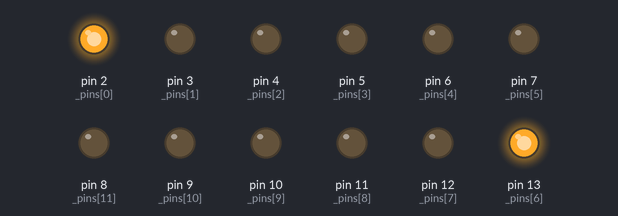
The sketch below on a simulated Arduino Uno, built with avr-gcc and run on an emulated ATmega328P. Shown: output pins drawn as LEDs (lit = HIGH).

Above: at 0.5 s.
At 1.5 s:
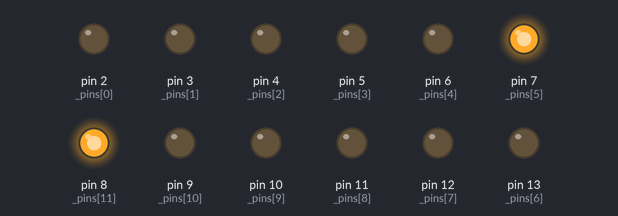
At 2.5 s:
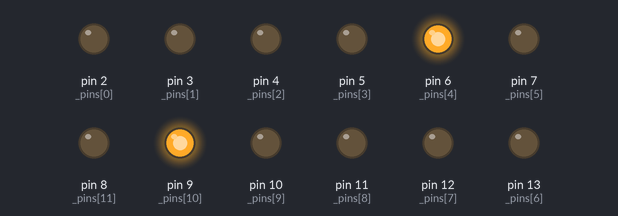
At 3.5 s:
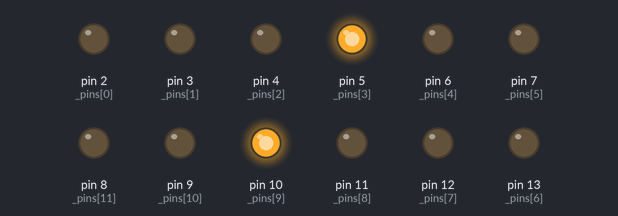
At 4.5 s:
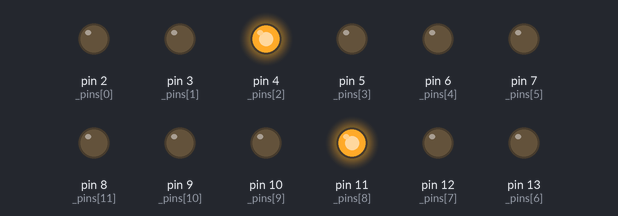
At 5.5 s:
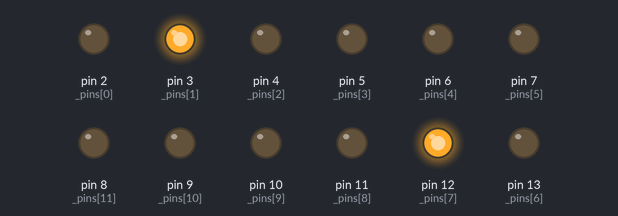
Timing chart, 0 to 7.8 s (numbered marks = the images above):
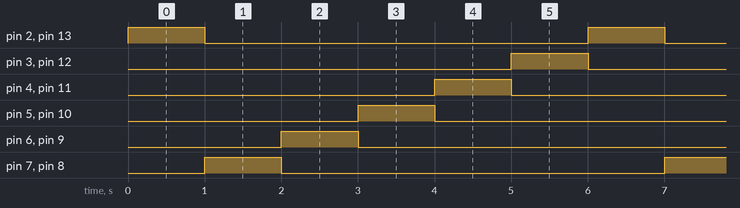

The sketch:

phasewave.ino
```cpp
#define ndev 12 // numers of devices, like LEDs
#define nsteps 12 // number of steps in the primitive wave
#define scale 1 // enlargement of the wave e.g if the wave is {1,0} and the scale is 2 it becomes {1,1,0,0}
#define dt 500// time between steps in miliseconds
#define phaseshift 2 // step difference between modules

#define clrbit(reg,bit) (reg & ~(1<<bit)) // to turn off a pin
#define setbit(reg,bit) (reg | (1<<bit)) // to turn on a pin

byte _pins[ndev] = {2, 3 , 4, 5, 6, 7, 13, 12, 11, 10, 9, 8};

int tsteps = scale * nsteps; // final number of steps
byte wave[nsteps] = {1, 1, 0,0,0,0,0,0,0,0,0,0}; // primite wave
byte wave2[scale * nsteps]; // final wave
byte _step = 0; // step index
volatile byte* port_config[] = { &PORTD, &PORTB, &PORTC};

void generatewave() { // increases the resolution of the primitive wave by the scale factor
  for (int i = 0; i < tsteps; i++) {
    wave2[i] = wave[int(i / scale)];
  }
}
void assign(byte pin, byte value) {
  byte division = pin/8;
  byte rest = pin % 8;
  *port_config[division] = value ? setbit(*port_config[division], rest) : clrbit(*port_config[division], rest);
}

void setup() {

  for (int i = 0; i < ndev; i++) {
    pinMode(_pins[i], OUTPUT);
  }
  generatewave();
}

void loop() {

  actuate();
  delay(dt);
  _step = (_step + 1)%tsteps;


}

void actuate() {

  for (int i = 0; i < ndev; i++) {
    assign(_pins[i], wave[(_step + (phaseshift * i)) % tsteps]);
  }

}
```

Measured:
- by itself, pin 2 (_pins[0]), pin 3 (_pins[1]), pin 4 (_pins[2]), pin 5 (_pins[3]), pin 6 (_pins[4]), pin 7 (_pins[5]), pin 8 (_pins[11]), pin 9 (_pins[10]), pin 10 (_pins[9]), pin 11 (_pins[8]), pin 12 (_pins[7]), pin 13 (_pins[6]): alternates HIGH for 1.0 s and LOW for 5.0 s
- by itself, everything shown: repeats every 6.0 s, in 6 steps
